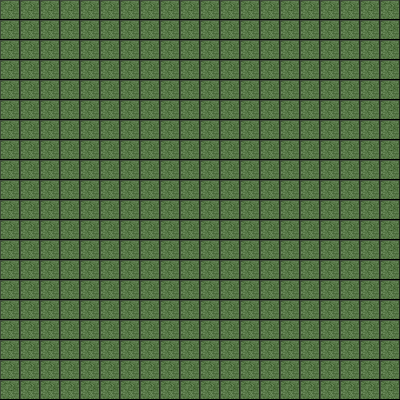

This game map was drawn from its Tiled (.tmx) file and the tilesets committed beside it. A one-line description and the trimmed map source follow:
An orthogonal 20x20 tile map with 20x20 px tiles, 1 tile layer (Tile Layer 1).

<map version="1.0" orientation="orthogonal" renderorder="right-down" width="20" height="20" tilewidth="20" tileheight="20" nextobjectid="1">
 <tileset firstgid="1" name="Floors" tilewidth="20" tileheight="20" tilecount="260">
  <image source="../assets/floor-tiles-20x20.png" width="400" height="260" />
 </tileset>
 <layer name="Tile Layer 1" width="20" height="20">
  <data>[400 cells, 400 non-empty, 1 distinct tile ids]</data>
 </layer>
</map>
